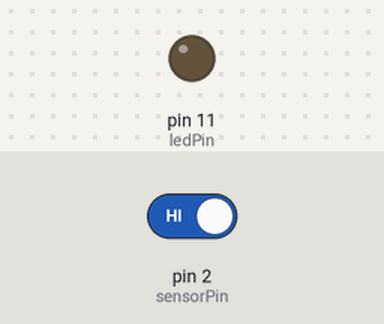
Simulated run of this sketch. Board: Arduino Uno, built with avr-gcc and run on an emulated ATmega328P. Parts: output pins drawn as LEDs (lit = HIGH). The test bench sets the inputs (shaded band); at power-on: pin 2 (sensorPin) HIGH.

Above: at 1.2 s.
1.3 s: pin 2 (sensorPin) driven LOW
At 2.0 s:
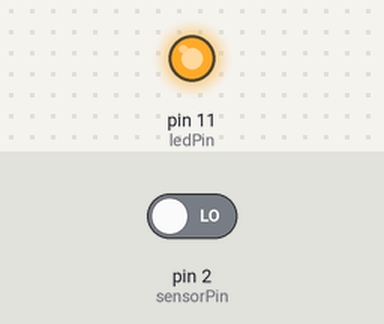
2.8 s: pin 2 (sensorPin) driven HIGH
At 3.1 s:
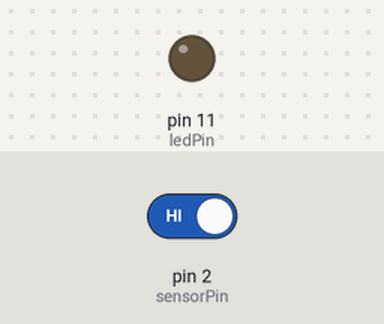
Timing chart, 0 to 5.8 s (numbered marks = the images above; inputs shaded):
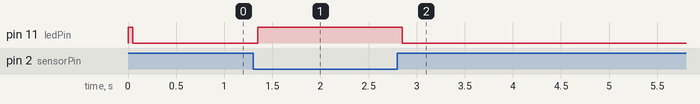

Measured:
- after the input at 1.3 s, pin 11 (ledPin): LOW → HIGH after 0.05 s
- after the input at 2.8 s, pin 11 (ledPin): HIGH → LOW after 0.05 s

The sketch:

Tilt_sensor.ino
```cpp
/* BatLab Basic Project Kit
 Tilt Sensor/switch example
Wiring note: the 10KΩ resistor is used here to "pull up" the signal to 5V when the switch is open(sensor is tilted), ensuring that the Arduino reads a HIGH in that case;  when the sensor is upright, the mercury closes the circuit and the signal is connected to ground, or 0V, so the Arduino then reads a LOW. Without the pull up resistor, the signal will "float" when the switch is open and you will get unpredictable results from reading the pin.

*/

const int sensorPin = 2;
const int ledPin = 11;

int ledState = HIGH;
int reading;
int previous = LOW;

long time = 0;
long debounce = 50;  //time in milliseconds to wait before changing the LED

void setup()
{
pinMode(sensorPin, INPUT);
digitalWrite(sensorPin, HIGH);
pinMode(ledPin, OUTPUT);
}

void loop()
{
  int switchState;
  reading = digitalRead(sensorPin);  //reading will be HIGH when switch is open

  // Debouncing in case the signal is noisy

  if (reading != previous)
  {
    time = millis();  //the millis() function is like a time stamp
  }

  // If the signal has changed in less than the debounce time, ignore it
  if ((millis() - time) > debounce)
  {
    switchState = reading;

    if (switchState == HIGH)  //the sensor is tilted
      ledState = LOW;         //so turn the LED off
    else                      //the sensor is upright
      ledState = HIGH;        //so turn the LED on
  }
  digitalWrite(ledPin, ledState);  //send HIGH or LOW to the LED
  previous = reading;
}
```
